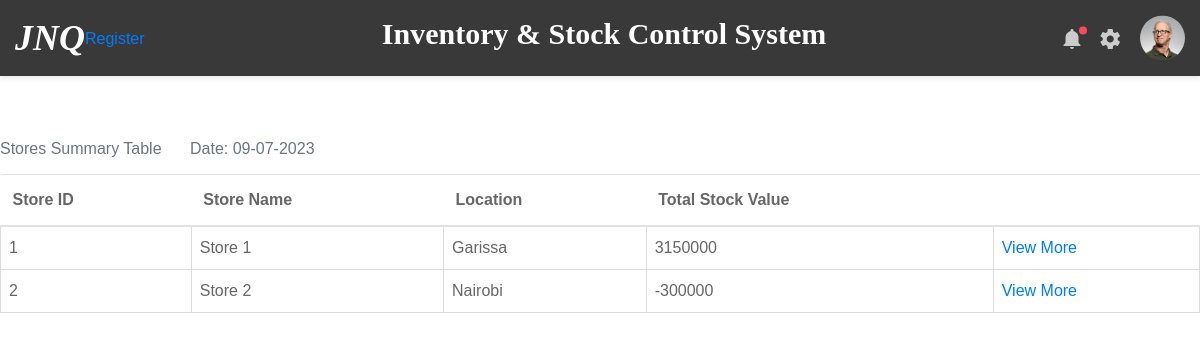
Before: /view_stores with the older database file.
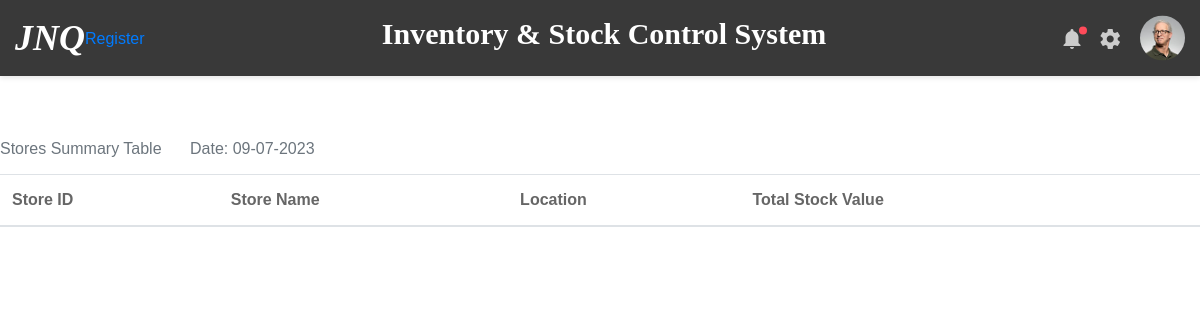
After: the same page with the newer database file.
### inventory/models.py (models this page shows)
class Store(db.Model):
    id = db.Column(db.Integer, primary_key=True)
    store_name = db.Column(db.String(60), nullable=False, unique=True)
    location = db.Column(db.String(60), nullable=False)
    date_registered = db.Column(db.DateTime, default=datetime.now())
    user_id = db.Column(db.Integer, db.ForeignKey('user.id'))
    stock_in = db.relationship('StockIn', backref='store', lazy=True)
    stock_out = db.relationship('StockOut', backref='store', lazy=True)
    item_association = db.relationship('StoreItem', back_populates='store')
    items = association_proxy("item_association", "item")

### inventory/routes.py (the view)
@app.route('/view_stores', methods=['GET', 'POST'])
def view_stores():
    stores = Store.query.all()
    date = today_date()
    store_stock_lookup = {}
    total_stock_value = []
    for store in stores:
        store_items = StoreItem.query.filter_by(store_id=store.id).all()
        stock_value_list = []
        for product in store_items:
            stock_value_list.append(product.item_value)
        total_stock_value = sum(stock_value_list)
        store_stock_lookup[store.id] = total_stock_value
    return render_template('view_stores.html', store_stock_lookup=store_stock_lookup, stores=stores, date=date,
                           total_stock_value=total_stock_value)

### inventory/routes.py (called while the page is built)
def today_date():
    date_today = datetime.today().strftime('%d-%m-%Y')
    return date_today

### inventory/templates/view_stores.html
{% extends 'layout.html' %}
{% block content %}
     <table class="table">
         <caption style="caption-side: top">Stores Summary Table<span class="ml-4"> Date: {{date}}</span></caption>
          <thead>
            <tr>
              <th scope="col">Store ID</th>
              <th scope="col">Store Name</th>
              <th scope="col">Location</th>
              <th scope="col">Total Stock Value</th>
              <th scope="col"></th>
            </tr>
          </thead>
          <tbody>
          {% for store in stores %}
            <tr>
              <td>{{ store.id }}</td>
              <td>{{store.store_name }}</td>
              <td>{{store.location}}</td>
              <td>{{ store_stock_lookup[store.id] }}</td>
              <td><a href="{{ url_for('view_store', store_id=store.id )}}">View More</a></td>
            </tr>
          {% endfor %}
          </tbody>
     </table>
{% endblock %}

Changed rows visible on the page:
removed Store: id "1", store_name "Store 1", location "Garissa", store_stock_lookup "3150000"
removed Store: id "2", store_name "Store 2", location "Nairobi", store_stock_lookup "-300000"
